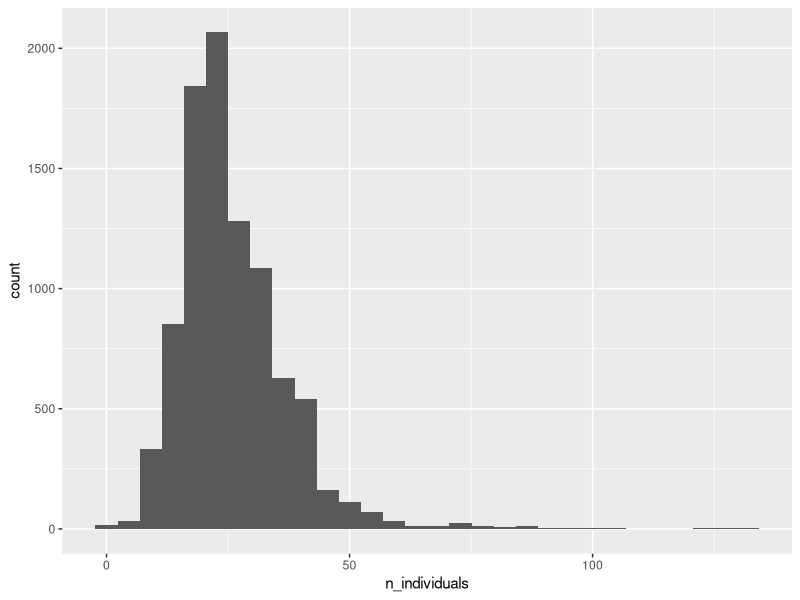
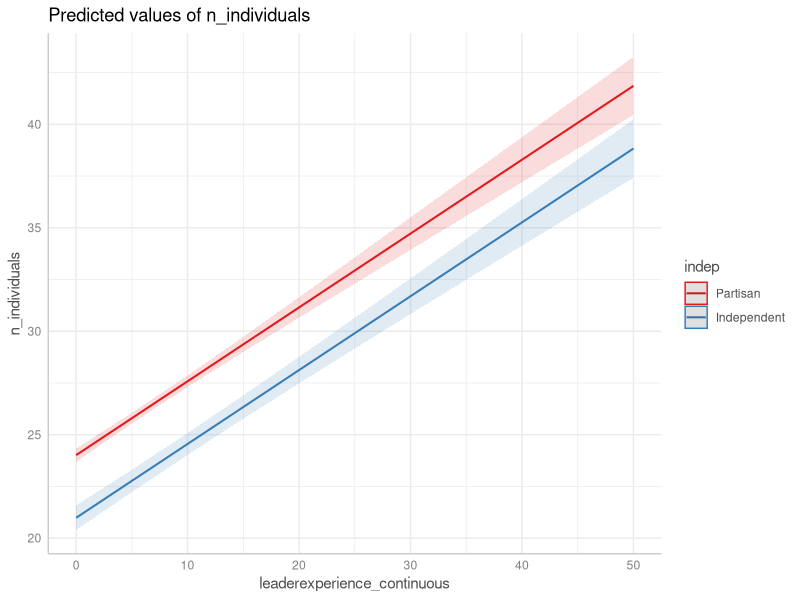
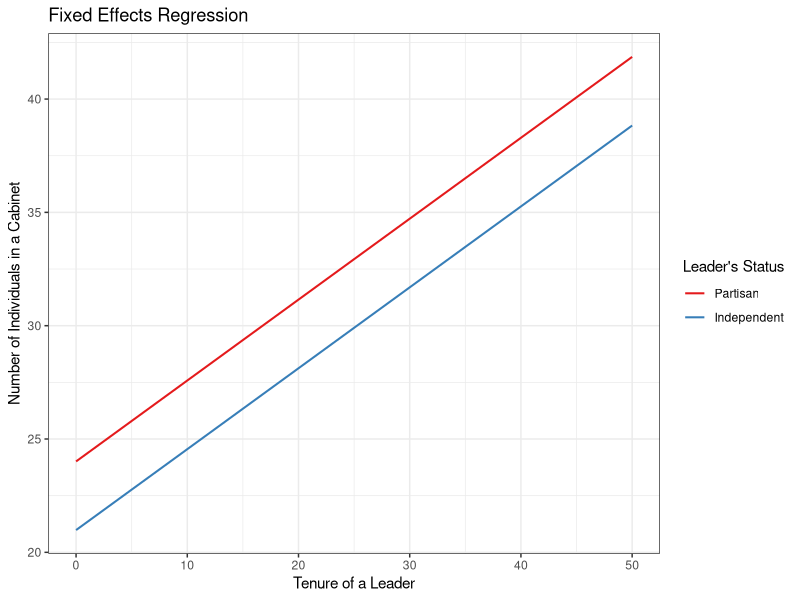
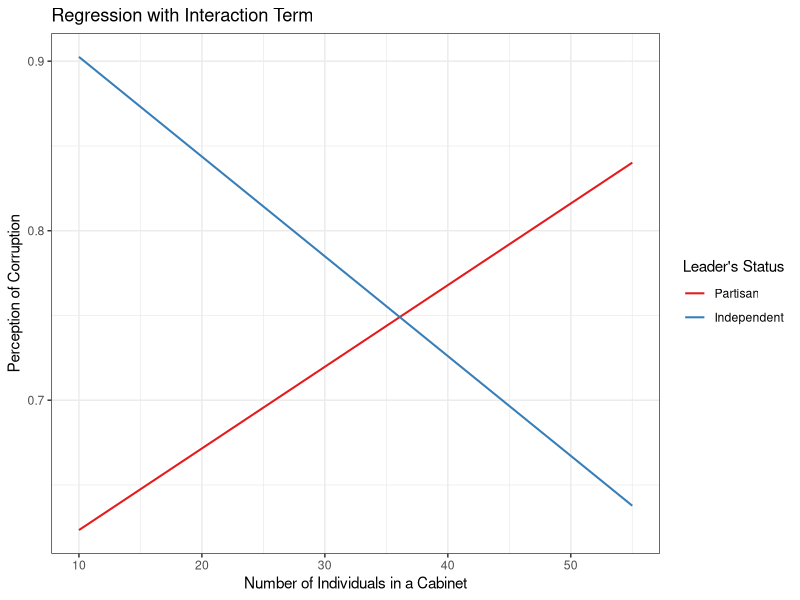
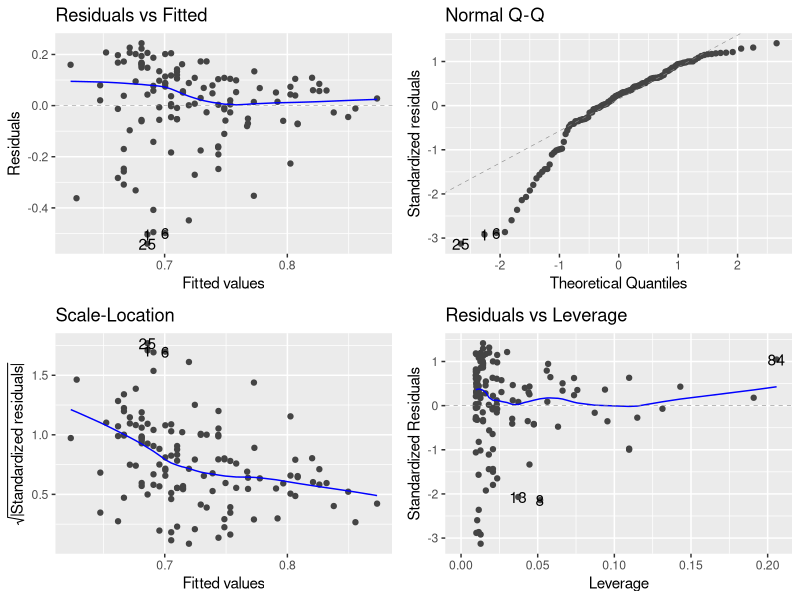
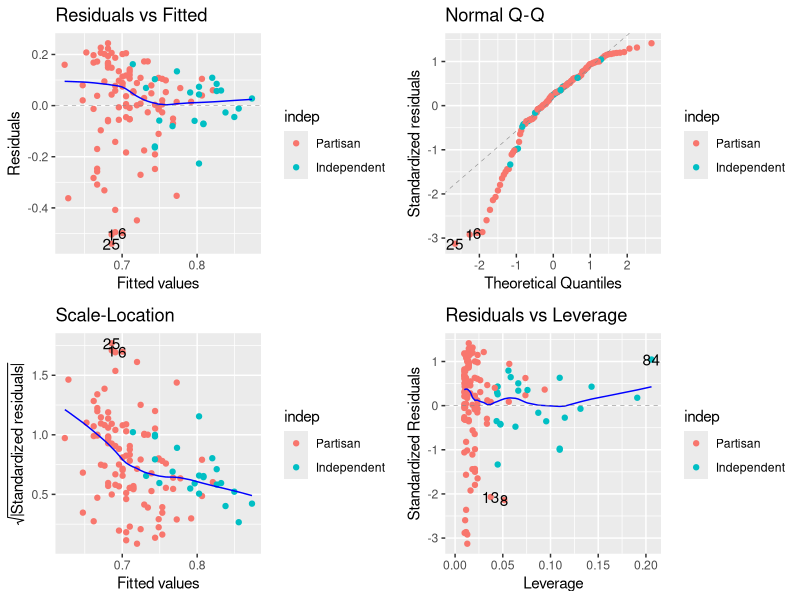

Write R code to recreate these figures, in order. (Note: this script raises an error after producing the figures.)
## ---- chunk 1
#| message: false

library(tidyverse)

whogov = read.csv("data/WhoGov.csv")
## ---- chunk 2
#| message: false

ggplot(whogov) +
  geom_histogram(aes(x = n_individuals)) 
## ---- chunk 3
whogov = whogov %>%
  mutate(indep = ifelse(leader_party == "independent", "Independent", "Partisan"))
## ---- chunk 4
lm(n_individuals ~ indep, whogov) %>%
  summary()
## ---- chunk 5
whogov$indep = as.factor(whogov$indep)
## ---- chunk 6
whogov$indep = relevel(whogov$indep, ref = "Partisan")
## ---- chunk 7
lm(n_individuals ~ indep, whogov) %>%
  summary()
## ---- chunk 8
lm(n_individuals ~ leaderexperience_continuous, whogov) %>%
  summary()
## ---- chunk 9

## ---- chunk 10
model_fe = lm(n_individuals ~ leaderexperience_continuous + indep, whogov) 
summary(model_fe)
## ---- chunk 11
library(ggeffects)
## ---- chunk 12
ggpredict(model_fe, terms = c("leaderexperience_continuous", "indep")) %>%
  plot()
## ---- chunk 13
ggpredict(model_fe, terms= c("leaderexperience_continuous", "indep")) %>%
  plot(show_ci = F) +
  labs(title = "Fixed Effects Regression",
       x = "Tenure of a Leader",
       y = "Number of Individuals in a Cabinet",
       color = "Leader's Status") +
  theme_bw()
## ---- chunk 14
whr = read.csv("data/WHR.csv")
## ---- chunk 15
whr_subset = whr %>%
  select(Country_name, Perceptions_of_corruption)

whogov_subset = whogov %>%
  filter(year == 2021) %>%
  select(country_name, n_individuals, indep)
## ---- chunk 16
whr_whogov = whr_subset %>%
  left_join(whogov_subset, by = c("Country_name" = "country_name")) 
## ---- chunk 17
head(whr_whogov)
## ---- chunk 18
model_in = lm(Perceptions_of_corruption ~ n_individuals * indep, whr_whogov)
summary(model_in)
## ---- chunk 19
ggpredict(model_in, terms= c("n_individuals", "indep")) %>%
  plot(show_ci = FALSE) +
  labs(title = "Regression with Interaction Term",
       x = "Number of Individuals in a Cabinet",
       y = "Perception of Corruption",
       color = "Leader's Status") +
  theme_bw()
## ---- chunk 20
ggpredict(model_in, terms= c("n_individuals [12]", "indep [Independent]"))
## ---- chunk 21
library(ggfortify)
## ---- chunk 22
autoplot(model_in)
## ---- chunk 23
autoplot(model_in, colour = "indep")
## ---- chunk 24
model_in_fix = lm(I(Perceptions_of_corruption)^2 ~ n_individuals + indep + system_category, whr_whogov)


ggplot(whr_whogov, aes(x = n_individuals, y = Perceptions_of_corruption, color = indep)) +
  geom_point() +
  geom_smooth()
